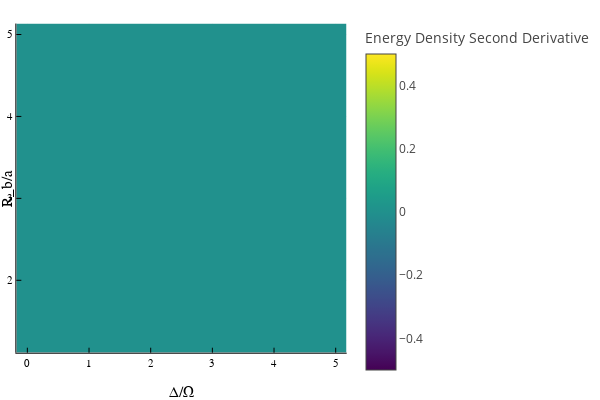

Notebook code for this chart:
### Code cell
N=6
resolution=15
coarse_resolution=4
separation_assumption=2
sites = siteinds("S=1/2", N)
psi0 = MPS(sites, ["Dn" for i = 1:N])
krylov_dim = 20
simulation_data1, plot1, plot2 = stand(N, resolution, coarse_resolution, separation_assumption, 1.25, 5, 5, psi0, sites, false, krylov_dim)
plot(plot2)

### Figure 1 — Plotly figure (JSON) as saved in the notebook; plotly's stock layout.template omitted (floating-point values rounded to 4 significant figures; data arrays with more than 128 entries replaced by an {"elided": "..."} marker saying what was removed)
{"data": [{"colorbar": {"title": "Energy Density Second Derivative"}, "colorscale": {"elided": "256x2 mixed values"}, "hoverinfo": "text", "name": "y1", "showlegend": false, "showscale": true, "text": {"elided": "15x15 str values"}, "type": "heatmap", "x": [-0.1786, 0.1786, 0.5357, 0.8929, 1.25, 1.607, 1.964, 2.321, 2.679, 3.036, 3.393, 3.75, 4.107, 4.464, 4.821, 5.179], "xaxis": "x", "y": [1.116, 1.384, 1.652, 1.92, 2.188, 2.455, 2.723, 2.991, 3.259, 3.527, 3.795, 4.062, 4.33, 4.598, 4.866, 5.134], "yaxis": "y", "z": {"elided": "15x15 int values"}, "zmax": 0, "zmin": 0}], "layout": {"annotations": [], "height": 400, "legend": {"bgcolor": "rgba(255, 255, 255, 1.000)", "bordercolor": "rgba(0, 0, 0, 1.000)", "borderwidth": 1, "font": {"color": "rgba(0, 0, 0, 1.000)", "family": "sans-serif", "size": 11}, "title": {"font": {"color": "rgba(0, 0, 0, 1.000)", "family": "sans-serif", "size": 15}, "text": ""}, "tracegroupgap": 0, "traceorder": "normal", "x": 1, "xanchor": "auto", "y": 1, "yanchor": "auto"}, "margin": {"b": 20, "l": 0, "r": 0, "t": 20}, "paper_bgcolor": "rgba(255, 255, 255, 1.000)", "plot_bgcolor": "rgba(255, 255, 255, 1.000)", "showlegend": true, "width": 600, "xaxis": {"anchor": "y", "domain": [0.04684, 0.9934], "gridcolor": "rgba(0, 0, 0, 0.100)", "gridwidth": 0.5, "linecolor": "rgba(0, 0, 0, 1.000)", "mirror": false, "range": [-0.1786, 5.179], "showgrid": true, "showline": true, "showticklabels": true, "tickangle": 0, "tickcolor": "rgb(0, 0, 0)", "tickfont": {"color": "rgba(0, 0, 0, 1.000)", "family": "sans-serif", "size": 11}, "tickmode": "array", "ticks": "inside", "ticktext": ["0", "1", "2", "3", "4", "5"], "tickvals": [0, 1, 2, 3, 4, 5], "title": "Δ/Ω", "titlefont": {"color": "rgba(0, 0, 0, 1.000)", "family": "sans-serif", "size": 15}, "type": "-", "visible": true, "zeroline": false, "zerolinecolor": "rgba(0, 0, 0, 1.000)"}, "yaxis": {"anchor": "x", "domain": [0.07581, 0.9902], "gridcolor": "rgba(0, 0, 0, 0.100)", "gridwidth": 0.5, "linecolor": "rgba(0, 0, 0, 1.000)", "mirror": false, "range": [1.116, 5.134], "showgrid": true, "showline": true, "showticklabels": true, "tickangle": 0, "tickcolor": "rgb(0, 0, 0)", "tickfont": {"color": "rgba(0, 0, 0, 1.000)", "family": "sans-serif", "size": 11}, "tickmode": "array", "ticks": "inside", "ticktext": ["2", "3", "4", "5"], "tickvals": [2, 3, 4, 5], "title": "R_b/a", "titlefont": {"color": "rgba(0, 0, 0, 1.000)", "family": "sans-serif", "size": 15}, "type": "-", "visible": true, "zeroline": false, "zerolinecolor": "rgba(0, 0, 0, 1.000)"}}}
